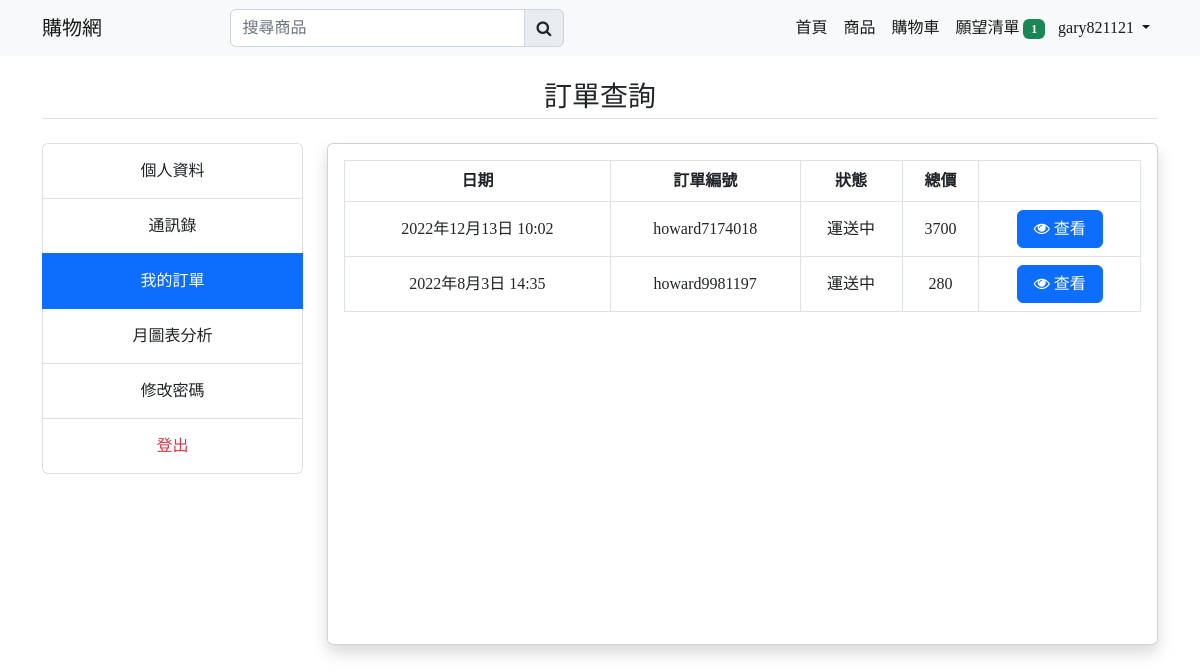
Screenshot of /my_order (signed in) with the database file from the repository.
### mainapp/models.py (models this page shows, shortened)
class Profile(models.Model):
    user = models.OneToOneField(
        User, on_delete=models.CASCADE, null=True, blank=True)
    last_name = models.CharField(max_length=150, null=True, blank=True)
    first_name = models.CharField(max_length=150, null=True, blank=True)
    phone = models.CharField(max_length=150, null=True, blank=True)
    address = models.CharField(max_length=150, null=True, blank=True)
    email = models.EmailField(max_length=150, null=True, blank=True)
    profile_image = models.ImageField(
        upload_to=get_profile_file_path, null=True, blank=True)
    create_at = models.DateTimeField(auto_now_add=True)
    @property
    def cart_item_total(self):
        total = len(self.cart_set.all())
        return total
    @property
    def wishlist_item_total(self):
        total = len(self.wishlist_set.all())
        return total
    @property
    def profile_imageURL(self):
        try:
            url = self.profile_image.url
        except:
            url = 'images/profile.jpg'
        return url

class Wishlist(models.Model):
    user = models.ForeignKey(Profile, on_delete=models.CASCADE)
    product = models.ForeignKey(Product, on_delete=models.CASCADE)
    create_at = models.DateTimeField(auto_now_add=True)

class Order(models.Model):
    user = models.ForeignKey(Profile, on_delete=models.CASCADE)
    first_name = models.CharField(max_length=150, null=False)
    last_name = models.CharField(max_length=150, null=False)
    email = models.CharField(max_length=150, null=False)
    phone = models.CharField(max_length=150, null=False)
    address = models.CharField(max_length=150, null=False)
    total_price = models.IntegerField(null=False)
    payment_mode = models.CharField(max_length=150, null=True, blank=True)
    payment_id = models.CharField(max_length=150, null=True, blank=True)
    orderstatus = (
        ('運送中', '運送中'),
        ('完成', '完成')
    )
    status = models.CharField(
        max_length=150, default='運送中', choices=orderstatus)
    message = models.TextField(null=True, blank=True)
    tracking_num = models.CharField(max_length=150, null=True, blank=True)
    create_at = models.DateTimeField(auto_now_add=True)
    update_at = models.DateTimeField(auto_now=True)

### mainapp/controller/order.py (the view)
# urls.py: path('my_order', order.my_order, name='my_order'),
@login_required
def my_order(request):
    profile = Profile.objects.get(user=request.user)
    orders = Order.objects.filter(
        user=request.user.profile).order_by('-create_at')
    return render(request, 'store/auth/order.html', locals())

### mainapp/templates/store/auth/order.html (shortened to what this page needs)
{% extends 'store/layouts/main.html' %}
{% block content %}
<div class="container mt-3">
    <h3 class="border-bottom my-4 pb-1 text-center">訂單查詢</h3>
    <div class="row">
        <div class="col-md-3">
            {% include 'store/auth/dash_siderbar.html' %}
        </div>
        <div class="col-md-9">
            <div class="card shadow">
                <div class="card-body order-height">
                    {% if orders %}
                    <table class="table table-bordered">
                        <thead>
                            <tr class="text-center">
                                <th>日期</th>
                                <th>訂單編號</th>
                                <th>狀態</th>
                                <th>總價</th>
                                <th></th>
                            </tr>
                        </thead>
                        <tbody>
                            {% for item in orders %}
                                <tr class="align-middle text-center">
                                    <td>{{item.create_at}}</td>
                                    <td>{{item.tracking_num}}</td>
                                    <td class="text-center">{{item.status}}</td>
                                    <td class="text-center">{{item.total_price}}</td>
                                    <td class="text-center">
                                        <a href="{% url 'orderview' item.tracking_num %}" class="btn btn-primary px-3">
                                        <i class="fa fa-eye"></i> 查看</a>
                                    </td>
                                </tr>
                            {% endfor %}
                        </tbody>
                    </table>
                    {% else %}
                    <h2 class="text-center text-danger" style="margin-top: 200px;">尚無訂單 ~</h2>
                    {% endif %}
                </div>
            </div>
        </div>
    </div>
</div>
{% endblock content %}

### mainapp/templates/store/inc/navbar.html (shortened to what this page needs)
{% load static %}
<nav class="navbar navbar-expand-lg bg-light" id="item_count">
    <div class="container">
      <a class="navbar-brand" href="{% url 'home' %}">購物網</a>
      <div class="search-bar">
        <form action="{% url 'search_product' %}" method="POST">
          <div class="input-group">
            <input type="search" class="form-control" id="search_product" name="search_product" placeholder="搜尋商品" required>
            <button class="input-group-text"><i class="fa fa-search"></i></button>
          </div>
      </form>
      </div>
      <div class="collapse navbar-collapse" id="navbarNav">
        <ul class="navbar-nav ms-auto">
          <li class="nav-item">
            <a class="nav-link active {% if request.resolver_match.url_name == 'home' %}navactive{% endif %}" aria-current="page" href="{% url 'home' %}">首頁</a>
          </li>
          <li class="nav-item">
            <a class="nav-link active {% if request.resolver_match.url_name == 'collections' %}navactive{% endif %}" href="{% url 'collections' %}">商品</a>
          </li>
          <li class="nav-item">
            <a class="nav-link active {% if request.resolver_match.url_name == 'cart' %}navactive{% endif %}" aria-current="page" href="{% url 'cart' %}">
              購物車
            </a>
          </li>
          <li class="nav-item">
            <a class="nav-link active {% if request.resolver_match.url_name == 'wishlist' %}navactive{% endif %}" aria-current="page" href="{% url 'wishlist' %}">
              願望清單
              {% if profile.wishlist_item_total > 0 %}
              <span class="badge badge-pill bg-success wishlist-count" style="margin-right: -3px;">{{profile.wishlist_item_total}}</span>
              {% endif %}
            </a>
          </li>
          {% if request.user.is_authenticated %}
          <li class="nav-item dropdown">
            <a class="nav-link dropdown-toggle active ints"
            href="#" role="button" data-bs-toggle="dropdown" aria-expanded="false">
              {{request.user}}
            </a>
          </li>
          {% else %}
          <li class="nav-item">
            <a class="nav-link" href="{% url 'login2' %}">登入</a>
          </li>
          {% endif  %}
        </ul>
      </div>
    </div>
  </nav>

### static/css/custom.css (style rules this page uses)
.search-bar { width: 30% !important; margin-left: 10%; }

### mainapp/templates/store/auth/order.html (style rules this page uses)
.order-height { height: 500px; overflow-y: auto; }

### mainapp/templates/store/layouts/main.html (style rules this page uses)
* { font-family: 'Noto Serif TC', serif; }
a { text-decoration: none; }

### rows the page displays
Profile: wishlist_item_total "1"
Order: create_at "2022年12月13日 10:02", tracking_num "howard7174018", status "運送中", total_price "3700"
Order: create_at "2022年8月3日 14:35", tracking_num "howard9981197", status "運送中", total_price "280"

### other values shown
{{ request.user }} "gary821121"
